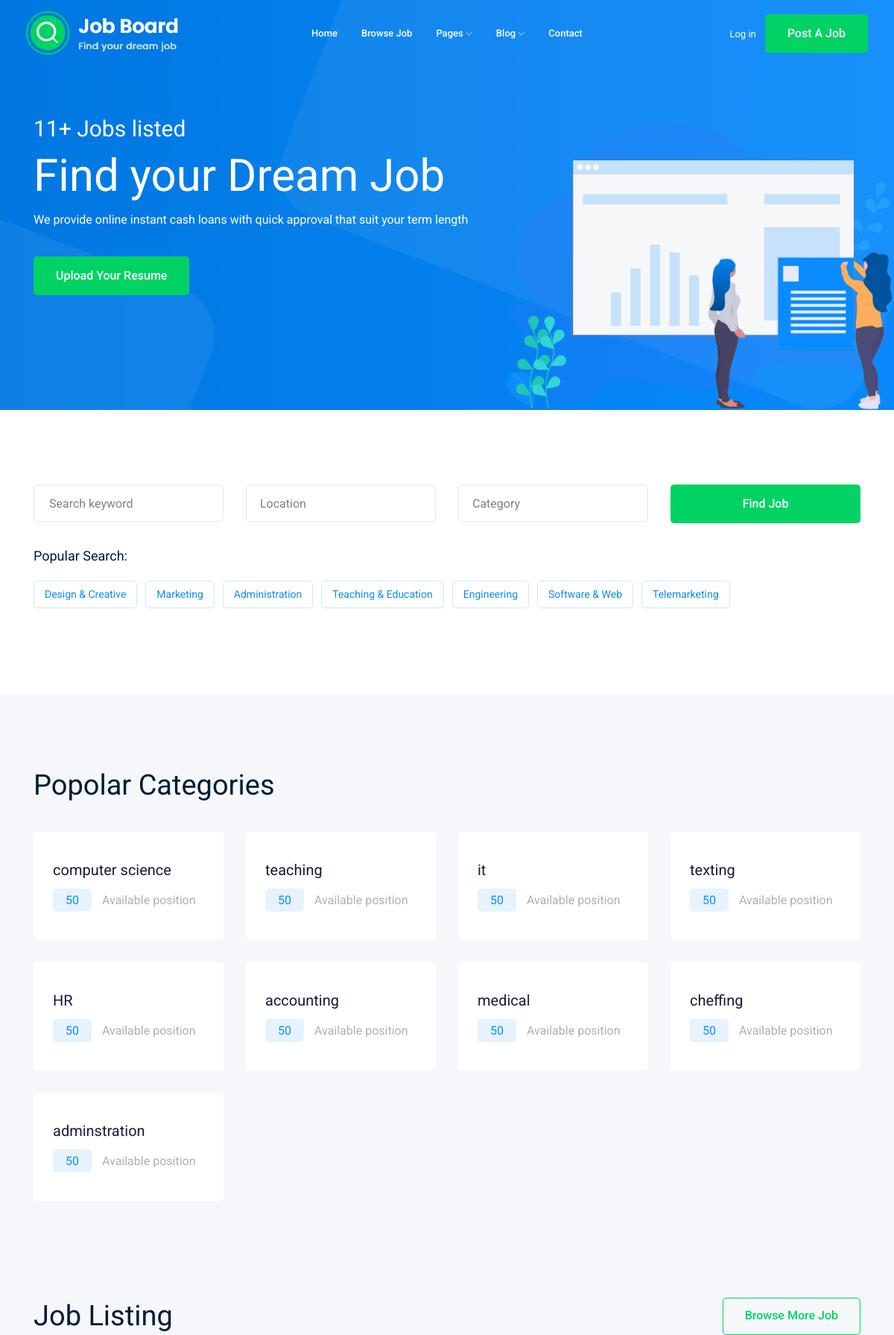
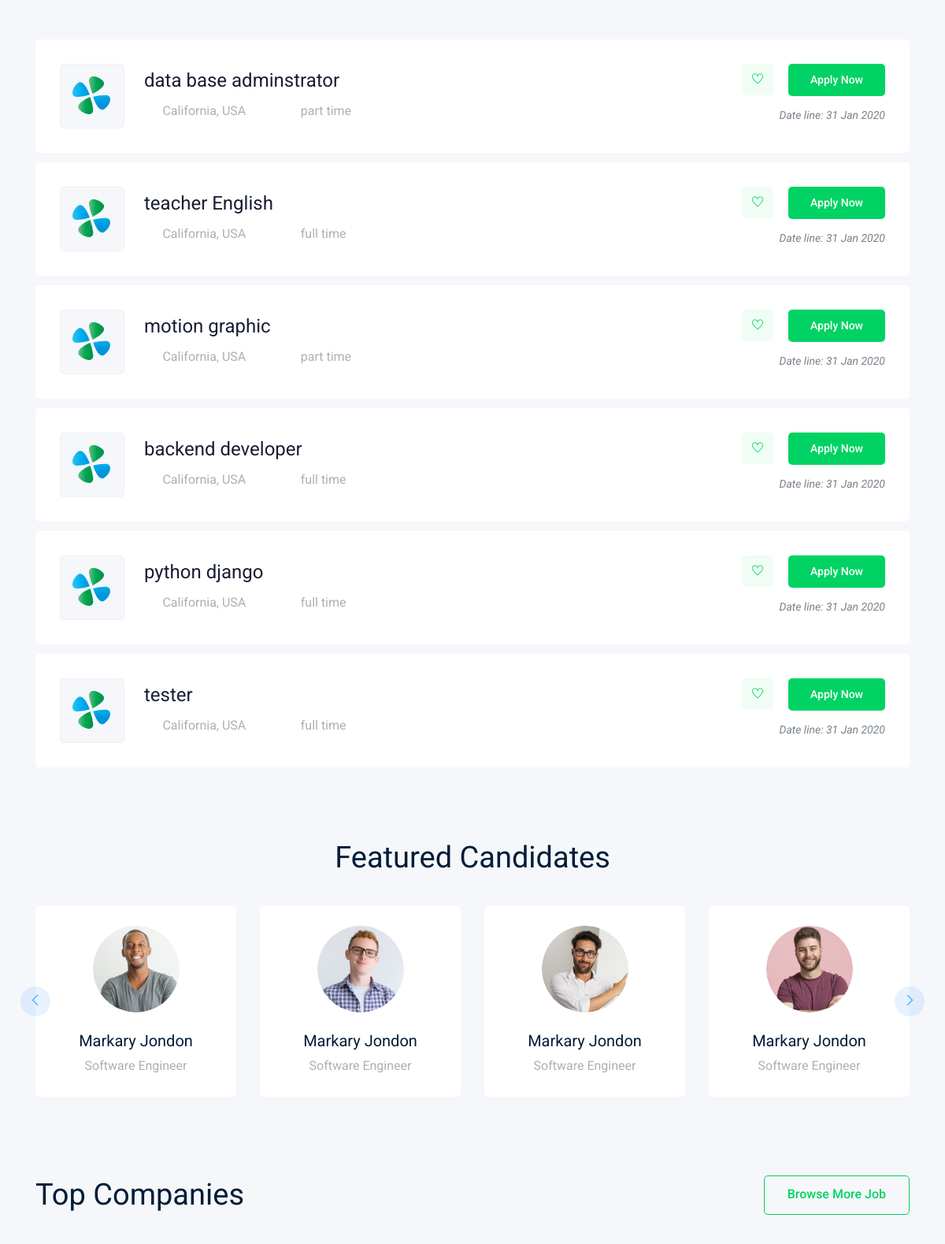
The page / (upper part) on the database its author committed (2 pictures, top to bottom).
### job/models.py (models this page shows, shortened)
class Category(models.Model):
    title = models.CharField(max_length= 50)

class Job(models.Model):
    title = models.CharField(max_length = 50)
    job_type = models.CharField(max_length= 15 , choices= JOB_TYPE , default= "full time")
    description = models.CharField(max_length= 500)
    published_date = models.DateTimeField(auto_now= True)
    Vacancy = models.IntegerField(default= 1)
    salary = models.FloatField(default= 0)
    category = models.ForeignKey('Category' , on_delete= models.CASCADE )
    experience_years = models.IntegerField(default= 1)
    image = models.ImageField(upload_to= upload_img)
    slug = models.SlugField(null= True, blank= True)

### home/views.py (the view)
class HomePage(TemplateView):
    template_name = 'index.html'
    def get_context_data(self, **kwargs: Any) -> dict[str, Any]:
        context =  super().get_context_data(**kwargs)
        context['categories'] = Category.objects.all()
        context['jobs'] = Job.objects.order_by('-id')[:6]
        context['number'] = Job.objects.count()
        return context

### home/templates/index.html (shortened to what this page needs)
{% extends 'base.html' %}
{% load bootstrap4 %}
{% load static %}
{% block content %}
    <div class="slider_area">
        <div class="single_slider  d-flex align-items-center slider_bg_1">
            <div class="container">
                <div class="row align-items-center">
                    <div class="col-lg-7 col-md-6">
                        <div class="slider_text">
                            <h5 class="wow fadeInLeft" data-wow-duration="1s" data-wow-delay=".2s">{{number}}+ Jobs listed</h5>
                            <h3 class="wow fadeInLeft" data-wow-duration="1s" data-wow-delay=".3s">Find your Dream Job</h3>
                            <p class="wow fadeInLeft" data-wow-duration="1s" data-wow-delay=".4s">We provide online instant cash loans with quick approval that suit your term length</p>
                            <div class="sldier_btn wow fadeInLeft" data-wow-duration="1s" data-wow-delay=".5s">
                                <a href="{% url 'signup' %}" class="boxed-btn3">Upload your Resume</a>
                            </div>
                        </div>
                    </div>
                </div>
            </div>
        </div>
        <div class="ilstration_img wow fadeInRight d-none d-lg-block text-right" data-wow-duration="1s" data-wow-delay=".2s">
            <img src="{% static 'img/banner/illustration.png' %}" alt="">
        </div>
    </div>
    <div class="catagory_area">
        <div class="container">
            <div class="row cat_search">
                <div class="col-lg-3 col-md-4">
                    <div class="single_input">
                        <input type="text" placeholder="Search keyword">
                    </div>
                </div>
                <div class="col-lg-3 col-md-4">
                </div>
                <div class="col-lg-3 col-md-4">
                </div>
                <div class="col-lg-3 col-md-12">
                    <div class="job_btn">
                        <a href="#" class="boxed-btn3">Find Job</a>
                    </div>
                </div>
            </div>
            <div class="row">
                <div class="col-lg-12">
                    <div class="popular_search d-flex align-items-center">
                        <span>Popular Search:</span>
                        <ul>
                            <li><a href="#">Design & Creative</a></li>
                            <li><a href="#">Marketing</a></li>
                            <li><a href="#">Administration</a></li>
                            <li><a href="#">Teaching & Education</a></li>
                            <li><a href="#">Engineering</a></li>
                            <li><a href="#">Software & Web</a></li>
                            <li><a href="#">Telemarketing</a></li>
                        </ul>
                    </div>
                </div>
            </div>
        </div>
    </div>
    <div class="popular_catagory_area">
        <div class="container">
            <div class="row">
                <div class="col-lg-12">
                    <div class="section_title mb-40">
                        <h3>Popolar Categories</h3>
                    </div>
                </div>
            </div>
            <div class="row">
                {% for category in categories %}
                <div class="col-lg-4 col-xl-3 col-md-6">
                    <div class="single_catagory">
                        <a href="jobs.html"><h4>{{ category.title }}</h4></a>
                        <p> <span>50</span> Available position</p>
                    </div>
                </div>
                {% endfor %}
            </div>
        </div>
    </div>
    <div class="job_listing_area">
        <div class="container">
            <div class="row align-items-center">
                <div class="col-lg-6">
                    <div class="section_title">
                        <h3>Job Listing</h3>
                    </div>
                </div>
                <div class="col-lg-6">
                    <div class="brouse_job text-right">
                        <a href="{% url 'job_list' %}" class="boxed-btn4">Browse More Job</a>
                    </div>
                </div>
            </div>
            <div class="job_lists">
                <div class="row">
                    {% for job in jobs %}
                    <div class="col-lg-12 col-md-12">
                        <div class="single_jobs white-bg d-flex justify-content-between">
                            <div class="jobs_left d-flex align-items-center">
                                <div class="thumb">
                                    <img src="img/svg_icon/1.svg " alt="">
                                </div>
                                <div class="jobs_conetent">
                                    <a href="{% url 'job_details' job.slug %}"><h4>{{ job.title }}</h4></a>
                                    <div class="links_locat d-flex align-items-center">
                                        <div class="location">
                                            <p> <i class="fa fa-map-marker"></i> California, USA</p>
                                        </div>
                                        <div class="location">
                                            <p> <i class="fa fa-clock-o"></i>{{ job.job_type }}</p>
                                        </div>
                                    </div>
                                </div>
                            </div>
                            <div class="jobs_right">
                                <div class="apply_now">
                                    <a class="heart_mark" href="#"> <i class="ti-heart"></i> </a>
                                    <a href="{% url 'job_details' job.slug %}" class="boxed-btn3">Apply Now</a>
                                </div>
                                <div class="date">
                                    <p>Date line: 31 Jan 2020</p>
                                </div>
                            </div>
                        </div>
                    </div>
                    {% endfor %}
                </div>
            </div>
        </div>
    </div>
    <div class="featured_candidates_area">
        <div class="container">
            <div class="row">
                <div class="col-lg-12">
                    <div class="section_title text-center mb-40">
                        <h3>Featured Candidates</h3>
                    </div>
                </div>
            </div>
            <div class="row">
                <div class="col-lg-12">
                    <div class="candidate_active owl-carousel">
                        <div class="single_candidates text-center">
                            <div class="thumb">
                                <img src="img/candiateds/1.png" alt="">
                            </div>
                            <a href="#"><h4>Markary Jondon</h4></a>
                            <p>Software Engineer</p>
                        </div>
                        <div class="single_candidates text-center">
                            <div class="thumb">
                                <img src="img/candiateds/2.png" alt="">
                            </div>
                            <a href="#"><h4>Markary Jondon</h4></a>
                            <p>Software Engineer</p>
                        </div>
                        <div class="single_candidates text-center">
                            <div class="thumb">
                                <img src="img/candiateds/3.png" alt="">
                            </div>
                            <a href="#"><h4>Markary Jondon</h4></a>
                            <p>Software Engineer</p>
                        </div>
                        <div class="single_candidates text-center">
                            <div class="thumb">
                                <img src="img/candiateds/4.png" alt="">
                            </div>
                            <a href="#"><h4>Markary Jondon</h4></a>
                            <p>Software Engineer</p>
                        </div>
                    </div>
                </div>
            </div>
        </div>
    </div>
    <div class="top_companies_area">
        <div class="container">
            <div class="row align-items-center mb-40">
                <div class="col-lg-6 col-md-6">
                    <div class="section_title">
                        <h3>Top Companies</h3>
                    </div>
                </div>
                <div class="col-lg-6 col-md-6">
                    <div class="brouse_job text-right">
                        <a href="jobs.html" class="boxed-btn4">Browse More Job</a>
                    </div>
                </div>
            </div>
        </div>
    </div>
{% endblock %}

### rows shown on the page
Category: title "computer science"
Category: title "teaching"
Category: title "it"
Category: title "texting"
Category: title "HR"
Category: title "accounting"
Category: title "medical"
Category: title "cheffing"
Category: title "adminstration"
Job: title "data base adminstrator", job_type "part time"
Job: title "teacher English", job_type "full time"
Job: title "motion graphic", job_type "part time"
Job: title "backend developer", job_type "full time"
Job: title "python django", job_type "full time"
Job: title "tester", job_type "full time"

### other values the page prints
{{ number }} "11"
